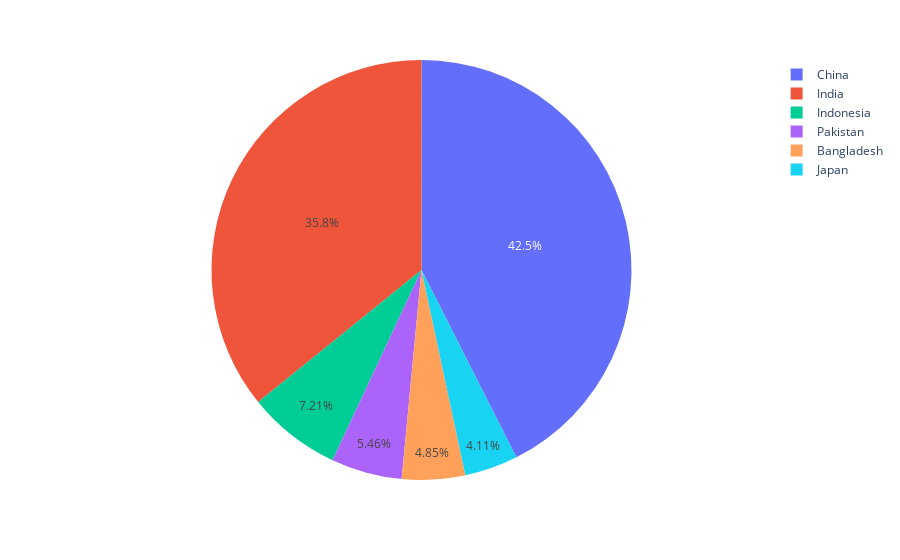

Notebook source saved alongside this figure:
### Code cell
fig2 = px.pie(df,values='pop',names='country') #values = 퍼센트 나눌 값, names = 이름
fig2.show()

### Figure 1 — Plotly figure (JSON) as saved in the notebook; plotly's stock layout.template omitted (floating-point values rounded to 4 significant figures)
{"data": [{"domain": {"x": [0, 1], "y": [0, 1]}, "hovertemplate": "country=%{label}<br>pop=%{value}<extra></extra>", "labels": ["Bangladesh", "China", "India", "Indonesia", "Japan", "Pakistan"], "legendgroup": "", "name": "", "showlegend": true, "type": "pie", "values": [150448339, 1318683096, 1110396331, 223547000, 127467972, 169270617]}], "layout": {"legend": {"tracegroupgap": 0}, "margin": {"t": 60}}}
